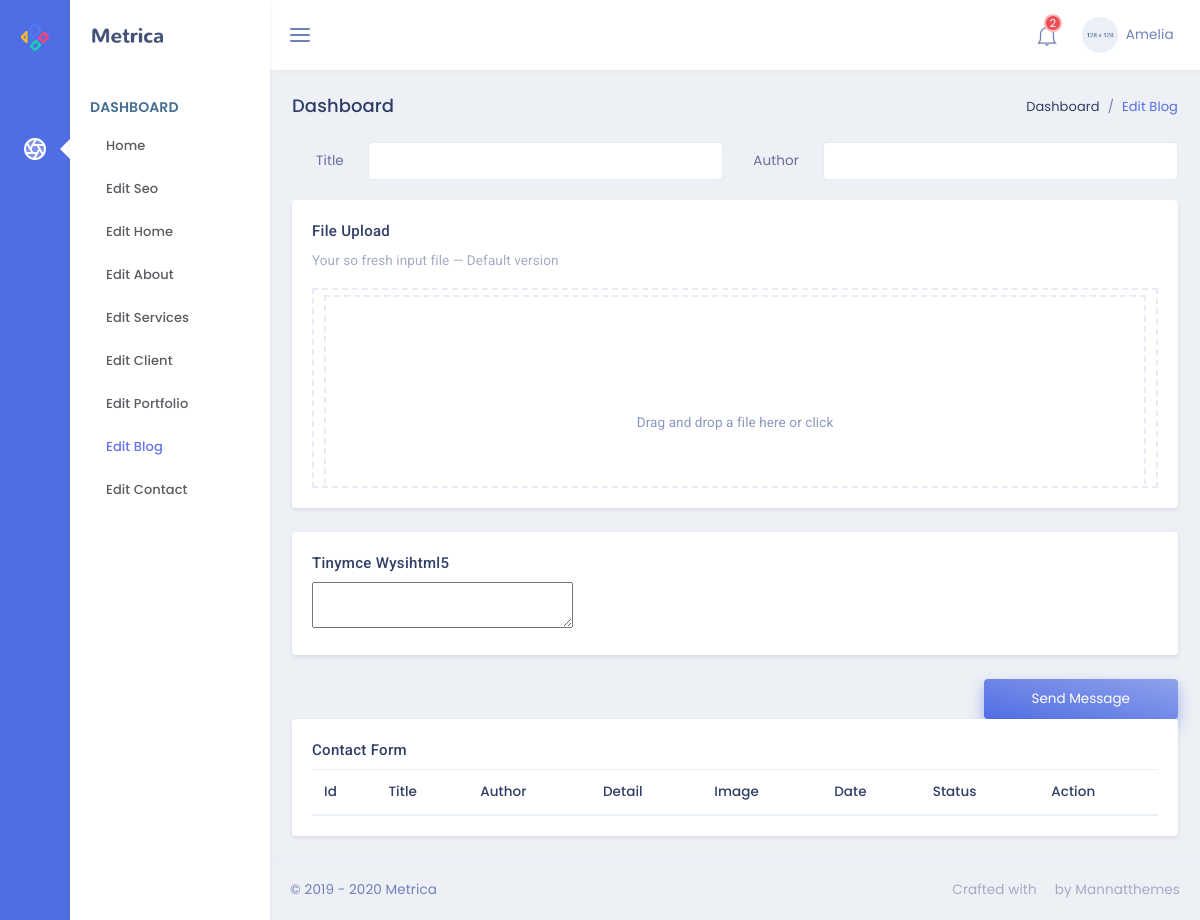
The app's page /admin/blog, older data.
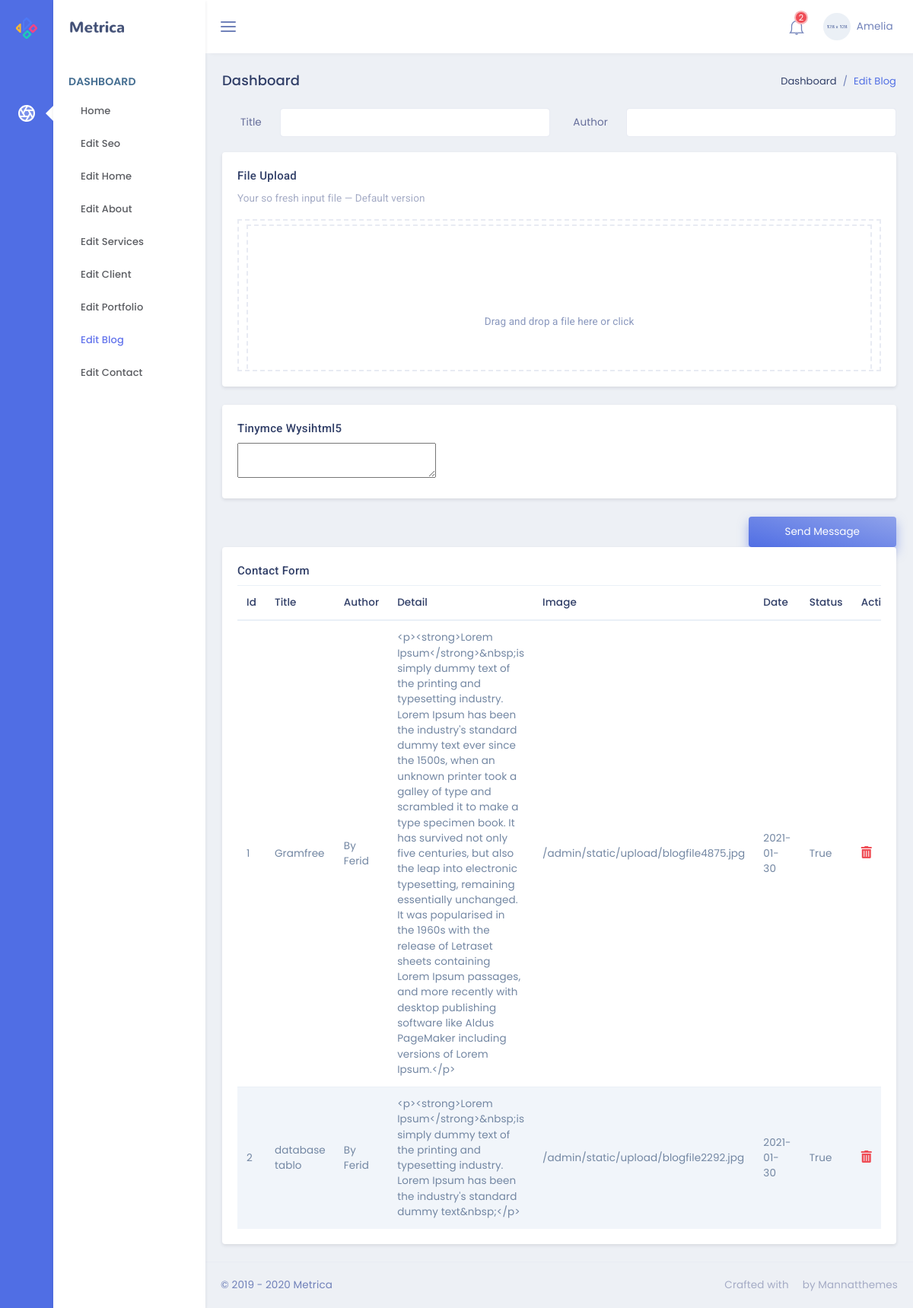
The same page, newer data.
### models.py (models this page shows)
class Blogs(db.Model):
    id = db.Column(db.Integer, primary_key=True)
    blogTitle = db.Column(db.String,nullable=False)
    blogDetail = db.Column(db.Text,nullable=False)
    blogAuthor = db.Column(db.String,nullable=False)
    blogDate = db.Column(db.Date,default=date.today())
    blogImage = db.Column(db.String,nullable=False)
    blogStatus = db.Column(db.Boolean,default=True)

### admin/routes.py (the view, shortened to what this page needs)
@admin.route('/blog',methods=['GET','POST'])
def adminBlog():
    blog=Blogs.query.all()
    return render_template('admin/editBlog.html',blog=blog)

### admin/templates/admin/editBlog.html (shortened to what this page needs)
{% extends "admin/layout.html" %}
{% block contentAdmin %}
<div class="row">
    <div class="col-sm-12">
        <div class="page-title-box">
            <div class="float-right">
                <ol class="breadcrumb">
                    <li class="breadcrumb-item"><a href="javascript:void(0);">Dashboard</a></li>
                    <li class="breadcrumb-item active">Edit Blog</li>
                </ol>
            </div>
            <h4 class="page-title">Dashboard</h4>
        </div>
    </div>
</div>
<form action="{{url_for('admin.adminBlog')}}" method="POST" class="row" enctype="multipart/form-data">
    <div class="col-lg-6">
        <div class="form-group row">
            <label for="example-text-input" class="col-sm-2 col-form-label text-right">Title</label>
            <div class="col-sm-10">
                <input class="form-control" name="title" type="text" id="example-text-input">
            </div>
        </div>
    </div>
    <div class="col-lg-6">
        <div class="form-group row">
            <label for="example-text-input" class="col-sm-2 col-form-label text-right">Author</label>
            <div class="col-sm-10">
                <input class="form-control" name="author" type="text" id="example-text-input">
            </div>
        </div>
    </div>
    <div class="col-lg-12">
        <div class="card">
            <div class="card-body">
                <h4 class="mt-0 header-title">File Upload</h4>
                <p class="text-muted mb-3">Your so fresh input file — Default version</p>
                <div class="dropify-wrapper">
                </div>
            </div>
        </div>
    </div>
    <div class="col-12">
        <div class="card">
            <div class="card-body">
                <h4 class="mt-0 header-title">Tinymce wysihtml5</h4>
                <textarea id="elm1" name="detail"></textarea>
            </div>
        </div>
    </div>
    <div class="col-sm-12 text-right">
        <button type="submit" class="btn btn-gradient-primary px-5 py-2">Send Message</button>
    </div>
</form>
<div class="row">
    <div class="col-lg-12">
        <div class="card">
            <div class="card-body">
                <h4 class="mt-0 header-title">Contact Form</h4>
                <div class="table-responsive">
                    <table class="table table-striped mb-0">
                        <thead>
                            <tr>
                                <th>Id</th>
                                <th>Title</th>
                                <th>Author</th>
                                <th>Detail</th>
                                <th>Image</th>
                                <th>Date</th>
                                <th>Status</th>
                                <th>Action</th>
                            </tr>
                        </thead>
                        <tbody>
                            {% for blog in blog %}
                            <tr>
                                <td>{{blog.id}}</td>
                                <td>{{blog.blogTitle}}</td>
                                <td>{{blog.blogAuthor}}</td>
                                <td>{{blog.blogDetail}}</td>
                                <td>{{blog.blogImage}}</td>
                                <td>{{blog.blogDate}}</td>
                                <td>{{blog.blogStatus}}</td>
                                <td>
                                    <a href="/admin/deleteblog/{{blog.id}}"><i
                                            class="fas fa-trash-alt text-danger font-16"></i></a>
                                </td>
                            </tr>
                            {% endfor %}
                        </tbody>
                    </table>
                </div>
            </div>
        </div>
    </div>
</div>
{% endblock %}

Row changes from the older to the newer data that the page shows:
added Blogs: id "1", blogTitle "Gramfree", blogAuthor "By Ferid", blogDetail "<p><strong>Lorem Ipsum</strong>&nbsp;is simply dummy text of the printing and typesetting industry. Lorem Ipsum has been the industry's standard dummy text ever since the 1500s, when an unknown printer took a galley of type and scrambled it to make a type specimen book. It has survived not only five centuries, but also the leap into electronic typesetting, remaining essentially unchanged. It was popularised in the 1960s with the release of Letraset sheets containing Lorem Ipsum passages, and more recently with desktop publishing software like Aldus PageMaker including versions of Lorem Ipsum.</p>", blogImage "/admin/static/upload/blogfile4875.jpg", blogDate "2021-01-30", blogStatus "True"
added Blogs: id "2", blogTitle "database tablo", blogAuthor "By Ferid", blogDetail "<p><strong>Lorem Ipsum</strong>&nbsp;is simply dummy text of the printing and typesetting industry. Lorem Ipsum has been the industry's standard dummy text&nbsp;</p>", blogImage "/admin/static/upload/blogfile2292.jpg", blogDate "2021-01-30", blogStatus "True"
